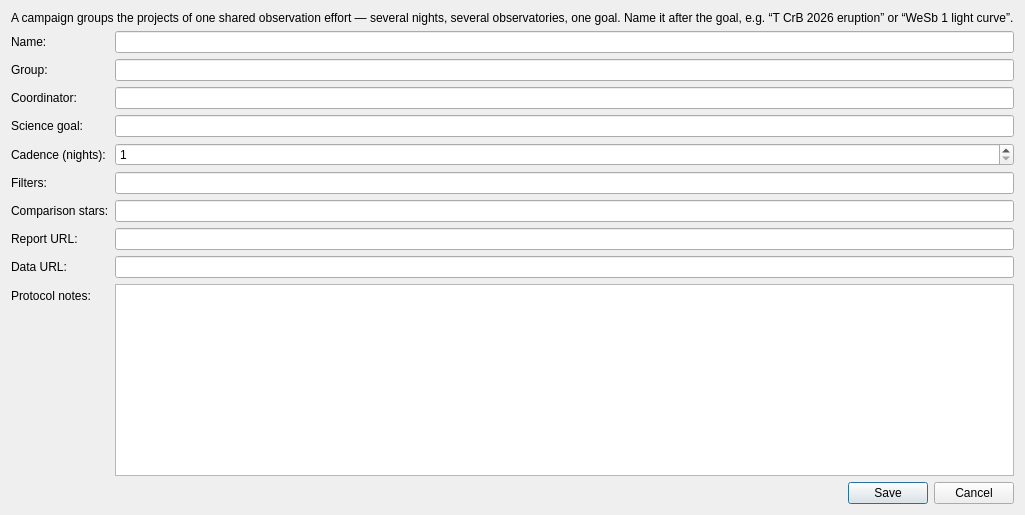
<?xml version="1.0" encoding="UTF-8"?>
<!--
  Campaign create/edit form (UX-a). Loaded by gui/campaigns_dialog.py
  through gui/ui_loader.py. The window title ("New campaign" / "Edit
  campaign") and the field prefill from the campaign dict are data and
  stay in code (ADR-005).
-->
<ui version="4.0">
 <class>CampaignEditDialog</class>
 <widget class="QWidget" name="CampaignEditDialog">
  <layout class="QVBoxLayout" name="vbox_camp">
   <item><widget class="QLabel" name="lbl_intro"><property name="text"><string>A campaign groups the projects of one shared observation effort — several nights, several observatories, one goal. Name it after the goal, e.g. “T CrB 2026 eruption” or “WeSb 1 light curve”.</string></property></widget></item>
   <item>
    <layout class="QFormLayout" name="form_camp">
     <item row="0" column="0"><widget class="QLabel" name="lbl_name"><property name="text"><string>Name:</string></property></widget></item>
     <item row="0" column="1"><widget class="QLineEdit" name="edt_name"/></item>
     <item row="1" column="0"><widget class="QLabel" name="lbl_group"><property name="text"><string>Group:</string></property></widget></item>
     <item row="1" column="1"><widget class="QLineEdit" name="edt_group"/></item>
     <item row="2" column="0"><widget class="QLabel" name="lbl_coord"><property name="text"><string>Coordinator:</string></property></widget></item>
     <item row="2" column="1"><widget class="QLineEdit" name="edt_coord"/></item>
     <item row="3" column="0"><widget class="QLabel" name="lbl_goal"><property name="text"><string>Science goal:</string></property></widget></item>
     <item row="3" column="1"><widget class="QLineEdit" name="edt_goal"/></item>
     <item row="4" column="0"><widget class="QLabel" name="lbl_cadence"><property name="text"><string>Cadence (nights):</string></property></widget></item>
     <item row="4" column="1"><widget class="QSpinBox" name="spn_cadence"><property name="minimum"><number>1</number></property><property name="maximum"><number>30</number></property><property name="value"><number>1</number></property></widget></item>
     <item row="5" column="0"><widget class="QLabel" name="lbl_filters"><property name="text"><string>Filters:</string></property></widget></item>
     <item row="5" column="1"><widget class="QLineEdit" name="edt_filters"/></item>
     <item row="6" column="0"><widget class="QLabel" name="lbl_comps"><property name="text"><string>Comparison stars:</string></property></widget></item>
     <item row="6" column="1"><widget class="QLineEdit" name="edt_comps"/></item>
     <item row="7" column="0"><widget class="QLabel" name="lbl_report"><property name="text"><string>Report URL:</string></property></widget></item>
     <item row="7" column="1"><widget class="QLineEdit" name="edt_report"/></item>
     <item row="8" column="0"><widget class="QLabel" name="lbl_data"><property name="text"><string>Data URL:</string></property></widget></item>
     <item row="8" column="1"><widget class="QLineEdit" name="edt_data"/></item>
     <item row="9" column="0"><widget class="QLabel" name="lbl_notes"><property name="text"><string>Protocol notes:</string></property></widget></item>
     <item row="9" column="1"><widget class="QPlainTextEdit" name="edt_notes"/></item>
    </layout>
   </item>
   <item><widget class="QDialogButtonBox" name="buttonBox"><property name="standardButtons"><set>QDialogButtonBox::Cancel|QDialogButtonBox::Save</set></property></widget></item>
  </layout>
 </widget>
 <resources/>
 <connections/>
</ui>
